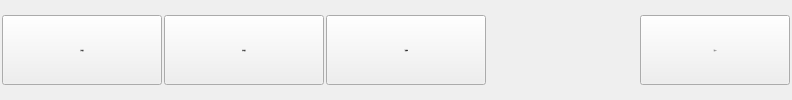
        <widget class="QWidget" name="pageInfo">
         <property name="sizePolicy">
          <sizepolicy hsizetype="Preferred" vsizetype="Preferred">
           <horstretch>0</horstretch>
           <verstretch>0</verstretch>
          </sizepolicy>
         </property>
         <layout class="QGridLayout" name="gridLayout_3">
          <property name="margin">
           <number>2</number>
          </property>
          <property name="spacing">
           <number>2</number>
          </property>
          <item row="0" column="0">
           <widget class="xPushButton" name="BtnLogo">
            <property name="minimumSize">
             <size>
              <width>160</width>
              <height>70</height>
             </size>
            </property>
            <property name="maximumSize">
             <size>
              <width>170</width>
              <height>70</height>
             </size>
            </property>
            <property name="font">
             <font>
              <family>微软雅黑</family>
              <pointsize>-1</pointsize>
              <weight>50</weight>
              <italic>false</italic>
              <bold>false</bold>
             </font>
            </property>
            <property name="focusPolicy">
             <enum>Qt::NoFocus</enum>
            </property>
            <property name="text">
             <string>开机画面</string>
            </property>
            <property name="iconSize">
             <size>
              <width>32</width>
              <height>32</height>
             </size>
            </property>
           </widget>
          </item>
          <item row="0" column="1">
           <widget class="xPushButton" name="BtnWallpaper">
            <property name="minimumSize">
             <size>
              <width>160</width>
              <height>70</height>
             </size>
            </property>
            <property name="maximumSize">
             <size>
              <width>170</width>
              <height>70</height>
             </size>
            </property>
            <property name="font">
             <font>
              <family>微软雅黑</family>
              <pointsize>-1</pointsize>
              <weight>50</weight>
              <italic>false</italic>
              <bold>false</bold>
             </font>
            </property>
            <property name="focusPolicy">
             <enum>Qt::NoFocus</enum>
            </property>
            <property name="text">
             <string>待机画面</string>
            </property>
            <property name="iconSize">
             <size>
              <width>32</width>
              <height>32</height>
             </size>
            </property>
           </widget>
          </item>
          <item row="0" column="2">
           <widget class="xPushButton" name="BtnInformation">
            <property name="minimumSize">
             <size>
              <width>160</width>
              <height>70</height>
             </size>
            </property>
            <property name="maximumSize">
             <size>
              <width>170</width>
              <height>70</height>
             </size>
            </property>
            <property name="font">
             <font>
              <family>微软雅黑</family>
              <pointsize>-1</pointsize>
              <weight>50</weight>
              <italic>false</italic>
              <bold>false</bold>
             </font>
            </property>
            <property name="focusPolicy">
             <enum>Qt::NoFocus</enum>
            </property>
            <property name="text">
             <string>厂商信息</string>
            </property>
            <property name="iconSize">
             <size>
              <width>32</width>
              <height>32</height>
             </size>
            </property>
           </widget>
          </item>
          <item row="0" column="3">
           <widget class="QLabel" name="labelUdiskTip">
            <property name="sizePolicy">
             <sizepolicy hsizetype="Preferred" vsizetype="Preferred">
              <horstretch>0</horstretch>
              <verstretch>0</verstretch>
             </sizepolicy>
            </property>
            <property name="minimumSize">
             <size>
              <width>150</width>
              <height>70</height>
             </size>
            </property>
            <property name="maximumSize">
             <size>
              <width>16777215</width>
              <height>70</height>
             </size>
            </property>
            <property name="font">
             <font>
              <family>微软雅黑</family>
              <pointsize>-1</pointsize>
              <weight>50</weight>
              <italic>false</italic>
              <bold>false</bold>
             </font>
            </property>
            <property name="frameShape">
             <enum>QFrame::NoFrame</enum>
            </property>
            <property name="frameShadow">
             <enum>QFrame::Sunken</enum>
            </property>
            <property name="text">
             <string notr="true"/>
            </property>
            <property name="alignment">
             <set>Qt::AlignLeading|Qt::AlignLeft|Qt::AlignVCenter</set>
            </property>
            <property name="wordWrap">
             <bool>true</bool>
            </property>
            <property name="textInteractionFlags">
             <set>Qt::NoTextInteraction</set>
            </property>
           </widget>
          </item>
          <item row="0" column="4">
           <widget class="xPushButton" name="BtnID">
            <property name="minimumSize">
             <size>
              <width>150</width>
              <height>70</height>
             </size>
            </property>
            <property name="maximumSize">
             <size>
              <width>150</width>
              <height>70</height>
             </size>
            </property>
            <property name="font">
             <font>
              <family>微软雅黑</family>
              <pointsize>-1</pointsize>
              <weight>50</weight>
              <italic>false</italic>
              <bold>false</bold>
             </font>
            </property>
            <property name="focusPolicy">
             <enum>Qt::NoFocus</enum>
            </property>
            <property name="text">
             <string>厂商ID</string>
            </property>
            <property name="iconSize">
             <size>
              <width>32</width>
              <height>32</height>
             </size>
            </property>
           </widget>
          </item>
         </layout>
        </widget>
